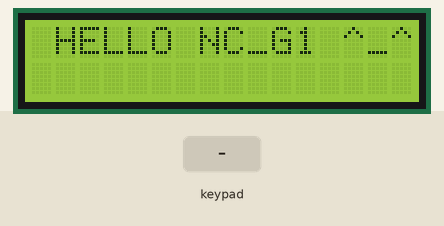
Simulated run of this program. Board: ATmega32, built with avr-gcc and emulated at 8 MHz. Shown: 16×2 character LCD. Wiring (inferred from the names in the program): character LCD (HD44780): RS PB0; R/W PB1; E PB2; data PA0, PA1, PA2, PA3, PA4, PA5, PA6, PA7. Wiring (inferred from the signals the program sends): 4×4 keypad with keys 1 2 3 A 4 5 6 B 7 8 9 C * 0 # D: rows PC4, PC5, PC6, PC7; columns PC0, PC1, PC2, PC3. The inputs (shaded band) are chosen by the test bench.

Above: at 1.2 s.
1.3 s: keypad keys 1 2 3 4 # pressed 0.4 s apart
At 3.7 s:
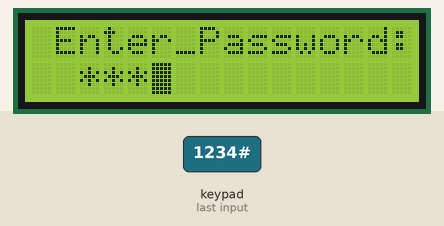
4.8 s: key '1' pressed
At 6.0 s:
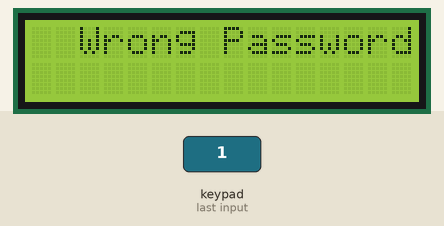
7.8 s: key '2' pressed
At 8.6 s:
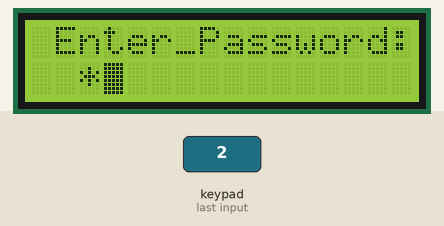
9.3 s: key '3' pressed
At 9.8 s:
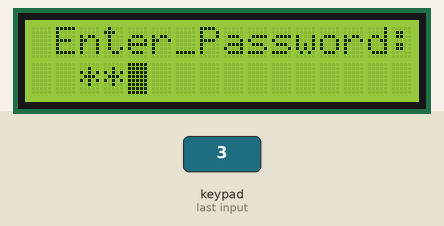
Timing chart, 0 to 11.8 s (numbered marks = the images above; inputs shaded):
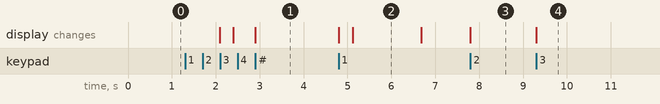

The program:

main.c
```c
/*
 * main.c
 *
 *  Created on: Aug 7, 2023
 *      Author: DELL
 */
#define F_CPU 		8000000UL
#include <util/delay.h>

#include "LSTD_types.h"

#include "MDIO_interface.h"

#include "HLCD_interface.h"


#define HKPD_PORT  MDIO_PORTC

char HKPD_charKeypad[4][4]={
		{'1','2','3','A'}, 	/*  ROW0  */
		{'4','5','6','B'},	/*  ROW1  */
		{'7','8','9','C'},	/*  ROW2  */
		{'*','0','#','D'}	/*  ROW3  */
};


char HKPD_charGetKey(void);


int main(void){
	// Initialization  (Run Once)
	char L_charptrPassword[5]={'1','2','3','4'};
	char L_charptrEnteredPassword[5]={0};
	u8 L_u8i=0;
	u8 L_u8FlagPass=0,L_u8kpdcounter=0;
	HLCD_voidInit();
	HLCD_voidSetCur(0,1);
	HLCD_voidSendString("HELLO NC_G1 ^_^");
	_delay_ms(2000);
	HLCD_voidClear();

	while(1){
		// Application (Run )
		L_u8kpdcounter=0;

		while(L_u8kpdcounter<4)
		{
			L_u8FlagPass=0;
			HLCD_voidSetCur(0,1);
			HLCD_voidSendString("Enter_Password:");
			HLCD_voidSetCur(1,2);
			for (L_u8i=0;L_u8i<4;L_u8i++)
			{
				L_charptrEnteredPassword[L_u8i]= HKPD_charGetKey();
				HLCD_voidSendChar('*');
				_delay_ms(300);
			}

			for( L_u8i=0;L_u8i<4;L_u8i++){
				if(L_charptrEnteredPassword[L_u8i]!=L_charptrPassword[L_u8i]){ L_u8FlagPass=1;}
			}
			if(0==L_u8FlagPass ){
				HLCD_voidClear();
				HLCD_voidSetCur(0,2);
				HLCD_voidSendString("Locker Opened");
				_delay_ms(3000);
				HLCD_voidClear();
			}
			else if(1==L_u8FlagPass ) {
				HLCD_voidClear();
				HLCD_voidSetCur(0,2);
				HLCD_voidSendString("Wrong Password");
				_delay_ms(1500);
				HLCD_voidClear();
			}
			L_u8kpdcounter++;
		}
		if(4==L_u8kpdcounter){
			HLCD_voidClear();
			HLCD_voidSetCur(0,0);
			HLCD_voidSendString("Maximum attempts reached");
			HLCD_voidSetCur(1,3);
			HLCD_voidSendString("Try after 5-S");
			_delay_ms(5000);
			HLCD_voidClear();
		}
			//HLCD_voidSendChar(HKPD_charGetKey());
			//_delay_ms(1000);

	}
	return 0;
}


char HKPD_charGetKey(void){
	u8 L_u8Row,L_u8Col;
	//	COLs   OP from PC4-PC7  , ROWs IP from PC0-PC3
	MDIO_stderrSetPortDirection(HKPD_PORT,0xF0);
	//	COLs   OP value: 0000   , ROWs IP PULLUP 1111
	MDIO_stderrSetPortValue(HKPD_PORT,0x0F);

	do{
		MDIO_stderrGetPortValue(&L_u8Row,HKPD_PORT);
		L_u8Row = (~L_u8Row) & 0x0F; // row value inverted 1 be 0  then read only 4-LS bits
	}while(0==L_u8Row); // polling

	MDIO_stderrSetPortDirection(HKPD_PORT,0x0F);
	MDIO_stderrSetPortValue(HKPD_PORT,0xF0);

	MDIO_stderrGetPortValue(&L_u8Col,HKPD_PORT );

	L_u8Col = ((~L_u8Col) & 0xF0) >>4; // Cols value inverted 1 be 0  then read only 4-MS bits and shift right by 4 to start from b0


	switch(L_u8Row){
	case 1: L_u8Row=0;break;
	case 2: L_u8Row=1;break;
	case 4: L_u8Row=2;break;
	case 8:	L_u8Row=3;break;
	}
	switch(L_u8Col){
	case 1: L_u8Col=0;break;
	case 2: L_u8Col=1;break;
	case 4: L_u8Col=2;break;
	case 8:	L_u8Col=3;break;
	}


	return HKPD_charKeypad[L_u8Row][L_u8Col];
}
```

MDIO_interface.h
```c
/* ************************************************ */
/* Author      : Abd-alrahman Amin                  */
/* SWC         : DIO                                */
/* Layer       : MCAL                               */
/* Version     : 1.2                                */
/* Date        : August 3, 2023                     */
/* Last Edit   : August 4, 2023                     */
/* ************************************************ */


#ifndef _MDIO_INTERFACE_H_
#define _MDIO_INTERFACE_H_


#define MDIO_PORTA					1U
#define MDIO_PORTB					2U
#define MDIO_PORTC					3U
#define MDIO_PORTD					4U

#define MDIO_OUTPUT					1U
#define MDIO_INPUT					2U
#define MDIO_INPUT_PULLUP			3U

#define MDIO_LOW					1U
#define MDIO_HIGH					2U

/* DIO pin option  */
#define MDIO_PIN0    				0U
#define MDIO_PIN1    				1U
#define MDIO_PIN2    				2U
#define MDIO_PIN3    				3U
#define MDIO_PIN4    				4U
#define MDIO_PIN5    				5U
#define MDIO_PIN6    				6U
#define MDIO_PIN7    				7U


/* Port Access */
STD_error_t MDIO_stderrSetPortDirection(u8 ARG_u8Port, u8 ARG_u8Direction);
STD_error_t MDIO_stderrSetPortValue(u8 ARG_u8Port, u8 ARG_u8Value);
STD_error_t	MDIO_stderrGetPortValue(u8* ARG_u8pValue, u8 ARG_u8Port);

/* Pin Access */
STD_error_t MDIO_stderrSetPinDirection(u8 ARG_u8Port, u8 ARG_u8Pin, u8 ARG_u8Direction);
STD_error_t MDIO_stderrSetPinValue(u8 ARG_u8Port, u8 ARG_u8Pin, u8 ARG_u8Value);
STD_error_t MDIO_stderrGetPinValue(u8* ARG_u8pValue, u8 ARG_u8Port, u8 ARG_u8Pin);
STD_error_t MDIO_stderrTogglePinValue(u8 ARG_u8Port ,u8 ARG_u8Pin);


#endif
```

MDIO_program.c
```c
/* ************************************************ */
/* Author      : Abd-alrahman Amin                  */
/* SWC         : DIO                                */
/* Layer       : MCAL                               */
/* Version     : 1.2                                */
/* Date        : August 3, 2023                     */
/* Last Edit   : August 4, 2023                     */
/* ************************************************ */

/* Library Includes */
#include "LSTD_types.h"
#include "LBIT_math.h"

/* SWC Includes */
#include "MDIO_private.h"
#include "MDIO_interface.h"

STD_error_t MDIO_stderrSetPortDirection(u8 ARG_u8Port, u8 ARG_u8Direction)
{
	STD_error_t L_stderrError = E_OK;
	switch(ARG_u8Port)
	{
		case MDIO_PORTA: GPIOA -> DDR = ARG_u8Direction; break;
		case MDIO_PORTB: GPIOB -> DDR = ARG_u8Direction; break;
		case MDIO_PORTC: GPIOC -> DDR = ARG_u8Direction; break;
		case MDIO_PORTD: GPIOD -> DDR = ARG_u8Direction; break;
		default: L_stderrError = E_NOK; break; /* Report an Error */
	}
	return L_stderrError;
}

STD_error_t MDIO_stderrSetPortValue(u8 ARG_u8Port, u8 ARG_u8Value)
{
	STD_error_t L_stderrError = E_OK;
	switch(ARG_u8Port)
	{
		case MDIO_PORTA: GPIOA -> PORT = ARG_u8Value; break;
		case MDIO_PORTB: GPIOB -> PORT = ARG_u8Value; break;
		case MDIO_PORTC: GPIOC -> PORT = ARG_u8Value; break;
		case MDIO_PORTD: GPIOD -> PORT = ARG_u8Value; break;
		default: L_stderrError = E_NOK; break; /* Report an Error */
	}
	return L_stderrError;
}

STD_error_t	MDIO_stderrGetPortValue(u8* ARG_u8pValue, u8 ARG_u8Port)
{
	STD_error_t L_stderrError = E_OK;
	switch(ARG_u8Port)
	{
		case MDIO_PORTA: *ARG_u8pValue = GPIOA -> PIN; break;
        case MDIO_PORTB: *ARG_u8pValue = GPIOB -> PIN; break;
        case MDIO_PORTC: *ARG_u8pValue = GPIOC -> PIN; break;
        case MDIO_PORTD: *ARG_u8pValue = GPIOD -> PIN; break;
        default: L_stderrError = E_NOK; break; /* Report an Error */
	}
	return L_stderrError;
}

STD_error_t MDIO_stderrSetPinDirection(u8 ARG_u8Port, u8 ARG_u8Pin, u8 ARG_u8Direction)
{
	STD_error_t L_stderrError = E_OK;
	if((ARG_u8Pin>=MDIO_PIN0) && (ARG_u8Pin<=MDIO_PIN7))
	{
		if(MDIO_OUTPUT == ARG_u8Direction)
		{
			switch(ARG_u8Port)
			{
				case MDIO_PORTA: SET_BIT(GPIOA -> DDR, ARG_u8Pin); break;
				case MDIO_PORTB: SET_BIT(GPIOB -> DDR, ARG_u8Pin); break;
				case MDIO_PORTC: SET_BIT(GPIOC -> DDR, ARG_u8Pin); break;
				case MDIO_PORTD: SET_BIT(GPIOD -> DDR, ARG_u8Pin); break;
				default: L_stderrError = E_NOK; break; /* Report an Error */
			}
		}
		else if(MDIO_INPUT == ARG_u8Direction)
		{
			switch(ARG_u8Port)
			{
				case MDIO_PORTA: CLEAR_BIT(GPIOA -> DDR, ARG_u8Pin); break;
				case MDIO_PORTB: CLEAR_BIT(GPIOB -> DDR, ARG_u8Pin); break;
				case MDIO_PORTC: CLEAR_BIT(GPIOC -> DDR, ARG_u8Pin); break;
				case MDIO_PORTD: CLEAR_BIT(GPIOD -> DDR, ARG_u8Pin); break;
				default: L_stderrError = E_NOK; break; /* Report an Error */
			}
		}
		else if(MDIO_INPUT_PULLUP == ARG_u8Direction)
		{
			switch(ARG_u8Port)
			{
				case MDIO_PORTA: CLEAR_BIT(GPIOA -> DDR, ARG_u8Pin); SET_BIT(GPIOA -> PORT, ARG_u8Pin); break;
				case MDIO_PORTB: CLEAR_BIT(GPIOB -> DDR, ARG_u8Pin); SET_BIT(GPIOB -> PORT, ARG_u8Pin); break;
				case MDIO_PORTC: CLEAR_BIT(GPIOC -> DDR, ARG_u8Pin); SET_BIT(GPIOC -> PORT, ARG_u8Pin); break;
				case MDIO_PORTD: CLEAR_BIT(GPIOD -> DDR, ARG_u8Pin); SET_BIT(GPIOD -> PORT, ARG_u8Pin); break;
				default: L_stderrError = E_NOK; break; /* Report an Error */
			}
		}
		else
		{
			/* Report an Error */
			L_stderrError = E_NOK;
		}
	}
	else
	{
		/* Report an Error */
		L_stderrError = E_NOK;
	}
	return L_stderrError;
}

STD_error_t MDIO_stderrSetPinValue(u8 ARG_u8Port, u8 ARG_u8Pin, u8 ARG_u8Value)
{
	STD_error_t L_stderrError = E_OK;
	if((ARG_u8Pin>=MDIO_PIN0) && (ARG_u8Pin<=MDIO_PIN7))
	{
		if(MDIO_HIGH == ARG_u8Value)
		{
			switch(ARG_u8Port)
			{
				case MDIO_PORTA: SET_BIT(GPIOA -> PORT, ARG_u8Pin); break;
				case MDIO_PORTB: SET_BIT(GPIOB -> PORT, ARG_u8Pin); break;
				case MDIO_PORTC: SET_BIT(GPIOC -> PORT, ARG_u8Pin); break;
				case MDIO_PORTD: SET_BIT(GPIOD -> PORT, ARG_u8Pin); break;
				default: L_stderrError = E_NOK; break; /* Report an Error */
			}
		}
		else if(MDIO_LOW == ARG_u8Value)
		{
			switch(ARG_u8Port)
			{
				case MDIO_PORTA: CLEAR_BIT(GPIOA -> PORT, ARG_u8Pin); break;
				case MDIO_PORTB: CLEAR_BIT(GPIOB -> PORT, ARG_u8Pin); break;
				case MDIO_PORTC: CLEAR_BIT(GPIOC -> PORT, ARG_u8Pin); break;
				case MDIO_PORTD: CLEAR_BIT(GPIOD -> PORT, ARG_u8Pin); break;
				default: L_stderrError = E_NOK; break; /* Report an Error */
			}
		}
		else
		{
			/* Report an Error */
			L_stderrError = E_NOK;
		}
	}
	else
	{
		/* Report an Error */
		L_stderrError = E_NOK;
	}
	return L_stderrError;
}

STD_error_t MDIO_stderrGetPinValue(u8* ARG_u8pValue, u8 ARG_u8Port, u8 ARG_u8Pin)
{
	STD_error_t L_stderrError = E_OK;
	if(NULL_POINTER==ARG_u8pValue)
	{
		L_stderrError = E_NULL_POINTER;
	}
	else if((ARG_u8Pin>=MDIO_PIN0) && (ARG_u8Pin<=MDIO_PIN7))
	{
		switch(ARG_u8Port)
		{
			case MDIO_PORTA: *ARG_u8pValue = GET_BIT(GPIOA -> PIN, ARG_u8Pin); break;
			case MDIO_PORTB: *ARG_u8pValue = GET_BIT(GPIOB -> PIN, ARG_u8Pin); break;
			case MDIO_PORTC: *ARG_u8pValue = GET_BIT(GPIOC -> PIN, ARG_u8Pin); break;
			case MDIO_PORTD: *ARG_u8pValue = GET_BIT(GPIOD -> PIN, ARG_u8Pin); break;
			default: L_stderrError = E_NOK; break; /* Report an Error */
		}
	}
	else
	{
		/* Report an Error */
		L_stderrError = E_NOK;
	}
	return L_stderrError;
}

STD_error_t MDIO_stderrTogglePinValue(u8 ARG_u8Port ,u8 ARG_u8Pin)
{
	STD_error_t L_stderrError= E_OK;
	if(ARG_u8Pin>= MDIO_PIN0 && ARG_u8Pin<= MDIO_PIN7)
	{
		switch(ARG_u8Port)
		{
			case MDIO_PORTA: TOGGLE_BIT(GPIOA->PORT ,ARG_u8Pin) ; break;
			case MDIO_PORTB: TOGGLE_BIT(GPIOB->PORT ,ARG_u8Pin) ; break;
			case MDIO_PORTC: TOGGLE_BIT(GPIOC->PORT ,ARG_u8Pin) ; break;
			case MDIO_PORTD: TOGGLE_BIT(GPIOD->PORT ,ARG_u8Pin) ; break;
			default: L_stderrError = E_NOK; break; /* report an error*/
		}
	}
	else{
		/* Report an Error */
		L_stderrError=E_NULL_POINTER;
	}
	return L_stderrError;
}
```

HLCD_config.h
```c
/* ************************************************ */
/* Author      : Abd-alrahman Amin                  */
/* SWC         : LCD                                */
/* Layer       : HAL                                */
/* Version     : 1.0                                */
/* Date        : August 7, 2023                     */
/* Last Edit   : N/A			                    */
/* ************************************************ */


#ifndef _HLCD_CONFIG_H_
#define _HLCD_CONFIG_H_

#define F_CPU     						8000000UL

#define HLCD_DATA_PORT 					MDIO_PORTA /*Data port from D0:D7 */
#define HLCD_CTRL_PORT 					MDIO_PORTB /*Control port for RS,EN and RW */

#define HLCD_RS_PIN 					MDIO_PIN0
#define HLCD_RW_PIN 					MDIO_PIN1
#define HLCD_EN_PIN 					MDIO_PIN2


#endif
```

HLCD_interface.h
```c
/* ************************************************ */
/* Author      : Abd-alrahman Amin                  */
/* SWC         : LCD                                */
/* Layer       : HAL                                */
/* Version     : 1.0                                */
/* Date        : August 7, 2023                     */
/* Last Edit   : N/A			                    */
/* ************************************************ */

#ifndef LCD_INTERFACE_H
#define LCD_INTERFACE_H

/* LCD commands */
#define HLCD_START_LINE_1							0x80U
#define HLCD_START_LINE_2							0xC0U
#define HLCD_CLEAR_DISPLAY 							0x01U
#define HLCD_CURSOR_ON 								0x0EU
#define HLCD_CURSOR_OFF			 					0x0CU
#define HLCD_SHIFT_RIGHT 							0x18U
#define HLCD_SHIFT_LEFT 							0x1CU
#define HLCD_MOVE_LEFT 								0x10U
#define HLCD_MOVE_RIGHT 							0x14U
#define HLCD_FUNCTION_SET							0x3CU
#define HLCD_ENTRY_MODE_SET 						0x06U
#define HLCD_DISPLAY_OFF 							0x08U
#define HLCD_DISPLAY_ON 							0x0FU
#define HLCD_CGRAM_ADD	 							0x40U


void HLCD_voidInit(void);
void HLCD_voidSendCmd(u8);
void HLCD_voidSendChar(char);
void HLCD_voidSendNum(u16);
void HLCD_voidSendString(const char *);
void HLCD_voidSetCur(u8 , u8 );
void HLCD_voidClear (void);

#endif
```

HLCD_program.c
```c
/* ************************************************ */
/* Author      : Abd-alrahman Amin                  */
/* SWC         : LCD                                */
/* Layer       : HAL                                */
/* Version     : 1.0                                */
/* Date        : August 7, 2023                     */
/* Last Edit   : N/A			                    */
/* ************************************************ */

/* Library Includes */
#include "LSTD_types.h"
#include "LBIT_math.h"

#include <util/delay.h>

/* MCAL Includes */
#include "MDIO_interface.h"

/* SWC includes */
#include "HLCD_private.h"
#include "HLCD_config.h"
#include "HLCD_interface.h"


void HLCD_voidInit(void){

	/* init direction */
	HLCD_DATA_PORT_INIT();
	HLCD_CTRL_INIT(HLCD_RS_PIN);
	HLCD_CTRL_INIT(HLCD_RW_PIN);
	HLCD_CTRL_INIT(HLCD_EN_PIN);

	HLCD_voidSendCmd(HLCD_FUNCTION_SET);
	_delay_us(50);
	HLCD_voidSendCmd(HLCD_ENTRY_MODE_SET);
	_delay_us(50);
	HLCD_voidSendCmd(HLCD_DISPLAY_ON);
	_delay_us(50);
	HLCD_voidSendCmd(HLCD_CLEAR_DISPLAY);
	_delay_ms(2);

}

void HLCD_voidSendCmd(u8 ARG_u8Cmd){

	HLCD_RS(MDIO_LOW);
	HLCD_RW(MDIO_LOW);
	HLCD_EN(MDIO_LOW);
	HLCD_EN(MDIO_HIGH);

	HLCD_SEND_DATA_PORT(ARG_u8Cmd);
	_delay_us(2);
	HLCD_EN(MDIO_LOW);

}

void HLCD_voidSendChar(char ARG_charChar){

	HLCD_RS(MDIO_HIGH);
	HLCD_RW(MDIO_LOW);
	HLCD_EN(MDIO_LOW);
	HLCD_EN(MDIO_HIGH);

	HLCD_SEND_DATA_PORT(ARG_charChar);
	_delay_us(2);
	HLCD_EN(MDIO_LOW);

}

void HLCD_voidSendNum(u16 ARG_u16Number){
	if (0 == ARG_u16Number )
	{
		HLCD_voidSendChar('0');
	}
	else{
		u8 L_u8arrNum[6];
		s8	L_s8Iterator=0;
		//save every digit of num in our array separately
		for(;ARG_u16Number!=0;L_s8Iterator++)
		{
			L_u8arrNum[L_s8Iterator]=(ARG_u16Number%10) +'0';
			ARG_u16Number/=10;
		}
		L_s8Iterator--;
		while(L_s8Iterator!=-1){
			HLCD_voidSendChar(L_u8arrNum[L_s8Iterator]);
			L_s8Iterator--;
		}
	}
}

void HLCD_voidSendString(const char *ARG_charptrString){

	if(ARG_charptrString != NULL_POINTER )
	{
		u8 L_u8Iterator =0;
		do{
			HLCD_voidSendChar(ARG_charptrString[L_u8Iterator]);
			L_u8Iterator++;
		}while(ARG_charptrString[L_u8Iterator]!='\0');

		/* for(;ARG_charptrString[L_u8Iterator]!='\0';L_u8Iterator++){
			LCD_voidSendChar(ARG_charptrString[L_u8Iterator]);
		 }*/
	}
	else{
		/* return NULL_POINTER_ERROR */
	}
}

void HLCD_voidSetCur(u8 ARG_u8Row, u8 ARG_u8Col)
{
    u8 L_u8Temp= ( HLCD_START_LINE_1 | (ARG_u8Col ) | (ARG_u8Row<<6) );

    HLCD_voidSendCmd(L_u8Temp);
    _delay_ms(1);

}


void HLCD_voidClear(void)
{
	HLCD_voidSendCmd(HLCD_CLEAR_DISPLAY);
	_delay_ms(1);
}
```

HLCD_private.h
```c
/* ************************************************ */
/* Author      : Abd-alrahman Amin                  */
/* SWC         : LCD                                */
/* Layer       : HAL                                */
/* Version     : 1.0                                */
/* Date        : August 7, 2023                     */
/* Last Edit   : N/A			                    */
/* ************************************************ */


#ifndef _HLCD_PRIVATE_H_
#define _HLCD_PRIVATE_H_


/* Macros needed */
#define HLCD_DATA_PORT_INIT()						MDIO_stderrSetPortDirection(HLCD_DATA_PORT,0xFF)
#define HLCD_CTRL_INIT(X) 							MDIO_stderrSetPinDirection(HLCD_CTRL_PORT, X ,MDIO_OUTPUT)
#define HLCD_SEND_DATA_PORT(X)						MDIO_stderrSetPortValue(HLCD_DATA_PORT , X)
#define HLCD_RS(X) 									MDIO_stderrSetPinValue(HLCD_CTRL_PORT, HLCD_RS_PIN, X)
#define HLCD_EN(X) 									MDIO_stderrSetPinValue(HLCD_CTRL_PORT, HLCD_EN_PIN, X)
#define HLCD_RW(X) 									MDIO_stderrSetPinValue(HLCD_CTRL_PORT, HLCD_RW_PIN, X)


#endif
```

LBIT_math.h
```c
/* ************************************************ */
/* Author      : Abd-alrahman Amin                  */
/* SWC         : BIT Math                           */
/* Layer       : LIB                                */
/* Version     : 1.1                                */
/* Date        : August 2, 2023                     */
/* Last Edit   : August 3, 2023                     */
/* ************************************************ */

#ifndef _LBIT_MATH_H_
#define _LBIT_MATH_H_


#define GET_BIT(REG,BIT)  		 ( (REG>>BIT) & 1 )
#define SET_BIT(REG,BIT)  		 ( REG|= ( 1<<BIT ) )
#define CLEAR_BIT(REG,BIT) 		 ( REG&=~( 1<<BIT ) )
#define TOGGLE_BIT(REG,BIT) 	 ( REG^= ( 1<<BIT ) )


#endif
```

LSTD_types.h
```c
/* ************************************************ */
/* Author      : Abd-alrahman Amin                  */
/* SWC         : Standard Types                     */
/* Layer       : LIB                                */
/* Version     : 1.1                                */
/* Date        : August 2, 2023                     */
/* Last Edit   : August 3, 2023                     */
/* ************************************************ */


#ifndef _LSTD_TYPES_H_
#define _LSTD_TYPES_H_


typedef unsigned char 		u8;
typedef unsigned short int 	u16;
typedef unsigned long int 	u32;
typedef signed char 		s8;
typedef signed short int 	s16;
typedef signed long int 	s32;
typedef float  				f32;
typedef double 				f64;

typedef enum{
	E_OK,
	E_NOK,
	E_NULL_POINTER
}STD_error_t;

#define NULL_POINTER 		((void*)0)


#endif
```

MDIO_private.h
```c
/* ************************************************ */
/* Author      : Abd-alrahman Amin                  */
/* SWC         : DIO                                */
/* Layer       : MCAL                               */
/* Version     : 1.2                                */
/* Date        : August 3, 2023                     */
/* Last Edit   : August 4, 2023                     */
/* ************************************************ */


#ifndef _MDIO_PRIVATE_H_
#define _MDIO_PRIVATE_H_

typedef struct
{
	const u8 PIN;
	u8 		 DDR;
	u8 		 PORT;
}GPIO_t;

#define GPIOA 		((volatile GPIO_t*)(0x39))
#define GPIOB 		((volatile GPIO_t*)(0x36))
#define GPIOC 		((volatile GPIO_t*)(0x33))
#define GPIOD 		((volatile GPIO_t*)(0x30))


#endif
```

Measured:
- after the input at 1.3 s, the display: first changes after 0.79 s (image 1 shows a later state)
- after the input at 4.8 s, the display: first changes at once (image 2 shows a later state)
- after the input at 7.8 s, the display: changes at once (image 3)
- after the input at 9.3 s, the display: changes at once (image 4)
- what the display in image 2 shows lasts 1.6 s, from 5.1 s to 6.7 s
